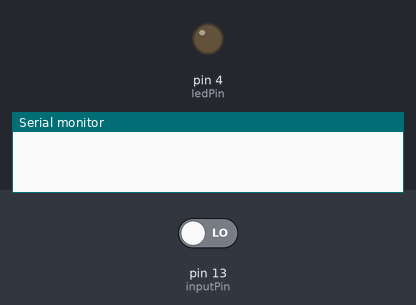
A sketch run on a simulated Arduino Uno, built with avr-gcc and run on an emulated ATmega328P. Shown: output pins drawn as LEDs (lit = HIGH), the last lines printed to the serial monitor. Inputs (shaded band) come from the test bench; at power-on: pin 13 (inputPin) LOW.

Above: at 1.2 s.
1.3 s: pin 13 (inputPin) driven HIGH
At 2.51 s:
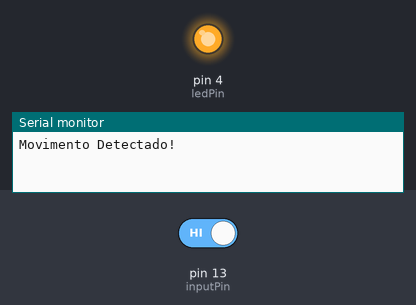
4.3 s: pin 13 (inputPin) driven LOW
At 4.9 s:
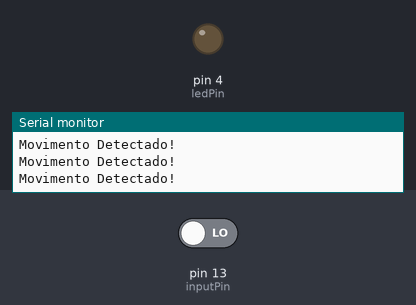
Timing chart, 0 to 7.3 s (numbered marks = the images above; inputs shaded):
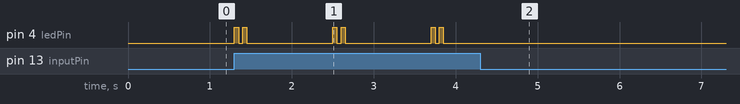

The sketch:

Vigilancia_2Milagres_Calor_V2.ino
```cpp
int ledPin = 4;
int inputPin = 13;
int pirState = LOW;
int val = 0;
int x;

void setup() {
  pinMode(ledPin, OUTPUT);
  pinMode(inputPin, INPUT);
  Serial.begin(115200);
  digitalWrite(ledPin, LOW);
}
void loop(){
  val = digitalRead(inputPin);
  if (val == HIGH)
  {
    //digitalWrite(ledPin, HIGH);
    alarme();
    Serial.println("Movimento Detectado!");
    delay(1000);
  }
  else
  {
    digitalWrite(ledPin, LOW);
    //Serial.println("Sem Movimento!");
  }
}

void alarme(){
x=0;
while (x < 2)
{
  digitalWrite(ledPin, HIGH);
  delay(50);
  digitalWrite(ledPin, LOW);
  delay(50);
  x = x+1;
}
}
```

Measured:
- after the input at 1.3 s, pin 4 (ledPin): LOW → HIGH at once, then repeats every 1.2 s: LOW 0.05 s, HIGH 0.05 s, LOW 1.1 s, HIGH 0.05 s
- after the input at 4.3 s, pin 4 (ledPin): stops changing and stays LOW
